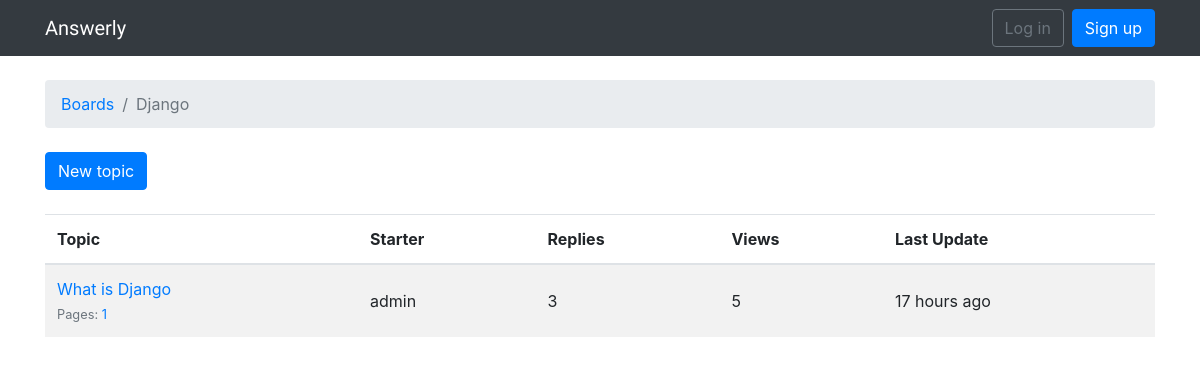
Page /boards/1/ on the earlier database version.
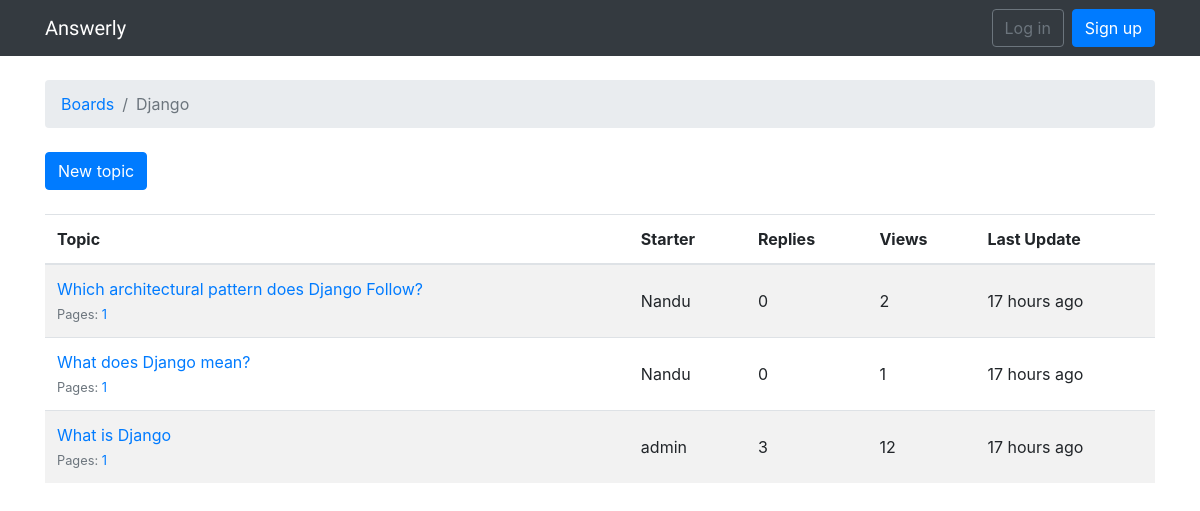
Same page on the later database version.
### boards/models.py (models this page shows, shortened)
class Topic(models.Model):
    subject = models.CharField(max_length=255)
    last_updated = models.DateTimeField(auto_now_add=True)
    board = models.ForeignKey(Board,on_delete=models.CASCADE, related_name='topics')
    starter = models.ForeignKey(User, related_name='topics',on_delete=models.CASCADE)
    views = models.PositiveIntegerField(default=0)
    def get_page_count(self):
        count = self.posts.count()
        pages = count / 20
        return math.ceil(pages)
    def has_many_pages(self, count=None):
        if count is None:
            count = self.get_page_count()
        return count > 6
    def get_page_range(self):
        count = self.get_page_count()
        if self.has_many_pages(count):
            return range(1, 5)
        return range(1, count + 1)

### boards/views.py (the view)
# urls.py: path('boards/<pk>/', views.TopicListView.as_view(), name='board_topics'),
class TopicListView(ListView):
    model = Topic
    context_object_name = 'topics'
    template_name = 'topics.html'
    paginate_by = 5
    def get_context_data(self, **kwargs):
        kwargs['board'] = self.board
        return super().get_context_data(**kwargs)
    def get_queryset(self):
        self.board = get_object_or_404(Board, pk=self.kwargs.get('pk'))
        queryset = self.board.topics.order_by('-last_updated').annotate(replies=Count('posts') - 1)
        return queryset

### templates/topics.html (shortened to what this page needs)
{% extends 'base.html' %}
{% load humanize %}
{% block breadcrumb %}
  <li class="breadcrumb-item"><a href="{% url 'home' %}">Boards</a></li>
  <li class="breadcrumb-item active">{{ board.name }}</li>
{% endblock %}
{% block content %}
  <div class="mb-4">
    <a href="{% url 'new_topic' board.pk %}" class="btn btn-primary">New topic</a>
  </div>
  <table class="table table-striped mb-4">
    <thead class="thead-inverse">
      <tr>
        <th>Topic</th>
        <th>Starter</th>
        <th>Replies</th>
        <th>Views</th>
        <th>Last Update</th>
      </tr>
    </thead>
    <tbody>
      {% for topic in topics %}
        {% url 'topic_posts' board.pk topic.pk as topic_url %}
        <tr>
          <td>
            <p class="mb-0">
              <a href="{{ topic_url }}">{{ topic.subject }}</a>
            </p>
            <small class="text-muted">
              Pages:
              {% for i in topic.get_page_range %}
                <a href="{{ topic_url }}?page={{ i }}">{{ i }}</a>
              {% endfor %}
            </small>
          </td>
          <td class="align-middle">{{ topic.starter.username }}</td>
          <td class="align-middle">{{ topic.replies }}</td>
          <td class="align-middle">{{ topic.views }}</td>
          <td class="align-middle">{{ topic.last_updated|naturaltime }}</td>
        </tr>
      {% endfor %}
    </tbody>
  </table>
{% endblock %}

Differences in the rows shown:
added Topic: subject "Which architectural pattern does Django Follow?", get_page_range "1", starter.username "Nandu", replies "0", views "2", last_updated "17 hours ago"
added Topic: subject "What does Django mean?", get_page_range "1", starter.username "Nandu", replies "0", views "1", last_updated "17 hours ago"
changed Topic "What is Django": views "5" → "12"
